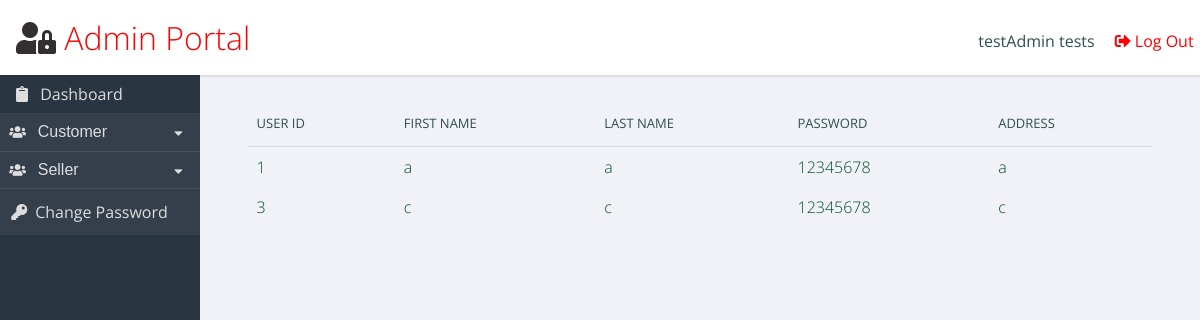
Page /admin.php (signed in) on the committed database.
### tables this page shows
CREATE TABLE `userss` (
  `user_id` int NOT NULL,
  `first_name` varchar(100) NOT NULL,
  `last_name` varchar(100) NOT NULL,
  `password` varchar(34) NOT NULL,
  `wallet` int NOT NULL,
  `address` varchar(200) NOT NULL,
  `username` varchar(200) DEFAULT NULL
);

### admin.php (the view, shortened to what this page needs)
<!DOCTYPE>
<html>
<?php
$conn = OpenCon();
if ($_SESSION['logged_in'] == true) {
  $full_name = $_SESSION['fullname'];
}
?>
<head>
  <link rel="stylesheet" href="https://use.fontawesome.com/releases/v5.8.2/css/all.css">
</head>
<header role="banner">
  <h1> <i style="color:#332F2F;" class="fas fa-user-lock"></i> Admin Portal</h1>
  <ul class="utilities">
    <br>
    <li class="users">
      <?php
      echo $full_name;
      ?>
      </a></li>
    <li class="logout"><a href="logout.php"><i class="fas fa-sign-out-alt" style=" margin-right: 4px"></i>Log Out</a></li>
  </ul>
</header>
<nav role='navigation'>
  <ul class="main">
    <li style="padding: 0.5em 1em;"><i class="fas fa-clipboard" style=" margin-right: 8px"></i> Dashboard</li>
    <button class="dropdown-customer-btn" onclick="changecustomercarret();"><i class="fas fa-users" style=" margin-right: 8px"></i>
      <font size="3">Customer</font><i class="fa fa-caret-down" id="customercarret"></i>
    </button>
    <button class="dropdown-seller-btn" onclick="changesellercarret();"><i class="fas fa-users" style=" margin-right: 8px"></i>
      <font size="3">Seller</font><i class="fa fa-caret-down" id="sellercarret"></i>
    </button>
    <li class="change_password"><a href="#"><i class="fas fa-key" style=" margin-right: 8px"></i>Change Password</a></li>
  </ul>
</nav>
<main role="main">
  <section class="panel important">
    <body onload="hidefield()">
      <div id="vc" style="display: none">
        <center>
          <table>
            <tr>
              <th>User ID</th>
              <th>First Name</th>
              <th>Last Name</th>
              <th>Password</th>
              <th>Address</th>
            </tr>
            <?php
            $users = 'SELECT * FROM userss';
            $result = mysqli_query($conn, $users);
            if ($result->num_rows == 0) {
              echo "No customer found. <br>.";
            } else {
              while ($row = $result->fetch_assoc()) {
                $r_id = $row['user_id'];
                $r_fn = $row['first_name'];
                $r_ln = $row['last_name'];
                $r_password = $row['password'];
                $r_address = $row['address'];
                $user_id_a = '<a href="javascript:var z=confirmdeletioncustomer(); if(z == true){window.location.href = \'removecustomerfromid.php?username=' . $r_id . '&\';} "><font color=rgb(255,255,255)>' . $r_id . '</font></a>';
                $fn_a = '<a href="javascript:var s=confirmdeletioncustomer(); if(s == true){window.location.href = \'removecustomerfromid.php?username=' . $r_id . '&\';}"><font color=rgb(255,255,255)>' . $r_fn . '</a></font>';
                $ln_a = '<a href="javascript:var t=confirmdeletioncustomer(); if(t == true){window.location.href = \'removecustomerfromid.php?username=' . $r_id . '&\';}"><font color=rgb(255,255,255)>' . $r_ln . '</a></font>';
                $pass_a = '<a href="javascript:var q=confirmdeletioncustomer(); if(q == true){window.location.href = \'removecustomerfromid.php?username=' . $r_id . '&\';}"><font color=rgb(255,255,255)>' . $r_password . '</a></font>';
                $address_a = '<a href="javascript:var q=confirmdeletioncustomer(); if(q == true){window.location.href = \'removecustomerfromid.php?username=' . $r_id . '&\';}"><font color=rgb(255,255,255)>' . $r_address . '</a></font>';
                echo '<tr><td>' . $user_id_a . '</td><td>' . $fn_a . '</td><td>' . $ln_a . '</td><td>' . $pass_a . '</td><td>' . $address_a . '</td> </tr> ';
              }
            }
            ?>
          </table>
        </center>
      </div>
    </body>
  </section>
</main>
</html>

### admin.php (style rules this page uses)
html { box-sizing: border-box; }
body { background: #f1f2f7; font-family: "Open Sans", arial, sans-serif; color: darkslategray; }
header[role="banner"] { background: white; box-shadow: 1px 1px 3px rgba(0, 0, 0, 0.15); }
header[role="banner"] h1 { margin: 0; font-weight: 300; padding: 1rem; }
header[role="banner"] { padding-right: 0.6em; color: red; }
header[role="banner"] .utilities { width: 100%; background: slategray; color: #ddd; }
header[role="banner"] .utilities li { border-bottom: solid 1px rgba(255, 255, 255, 0.2); }
header[role="banner"] .utilities li a { padding: 0.7em; display: block; }
.dropdown-customer-btn, .dropdown-seller-btn { border: none; text-align: left; margin: 0; width: 100%; background: #2a3542; color: #ddd; border-bottom: 1px solid rgba(255, 255, 255, 0.08); padding: 0.7em; }
.fa-caret-down { float: right; padding-right: 8px; margin-top: 4px; }
nav[role="navigation"] { background: #2a3542; color: #ddd; }
nav[role="navigation"] li { border-bottom: 1px solid rgba(255, 255, 255, 0.08); }
nav[role="navigation"] li a { color: #ddd; text-decoration: none; display: block; padding: 0.7em; }
nav[role="navigation"] li a, .dropdown-customer-btn, .dropdown-seller-btn { cursor: pointer; color: #ddd; background-color: rgba(255, 255, 255, 0.05); }
a { text-decoration: none; color: inherit; }
ul, li { list-style-type: none; margin: 0; padding: 0; }
table { border-collapse: collapse; width: 96%; margin: 2%; }
th { text-align: left; font-weight: 400; font-size: 13px; text-transform: uppercase; border-bottom: 1px solid rgba(0, 0, 0, 0.1); padding: 0 10px; padding-bottom: 14px; }
td { line-height: 40px; font-weight: 300; padding: 0 10px; }
@media screen and (min-width: 600px) { html, body { height: 100%; } }
@media screen and (min-width: 600px) { header[role="banner"] { position: fixed; top: 0; left: 0; width: 100%; z-index: 99; height: 75px; } }
@media screen and (min-width: 600px) { header[role="banner"] .utilities { position: absolute; top: 0; right: 0; background: transparent; color: darkslategray; width: auto; } }
@media screen and (min-width: 600px) { header[role="banner"] .utilities li { display: inline-block; } }
@media screen and (min-width: 600px) { header[role="banner"] .utilities li a { padding: 0.5em 1em; } }
@media screen and (min-width: 600px) { nav[role="navigation"] { position: fixed; width: 200px; top: 75px; bottom: 0px; left: 0px; } }
@media screen and (min-width: 600px) { main[role="main"] { margin: 75px 0 40px 200px; } }
@media screen and (min-width: 600px) { main[role="main"]:after { content: ""; display: table; clear: both; } }
@media screen and (min-width: 600px) { .panel { margin: 2% 0 0 2%; float: left; width: 96%; } }

### rows in the picture
userss: user_id "1", first_name "a", last_name "a", password "12345678", address "a"
userss: user_id "3", first_name "c", last_name "c", password "12345678", address "c"

### other values in the picture
$full_name "testAdmin tests"
